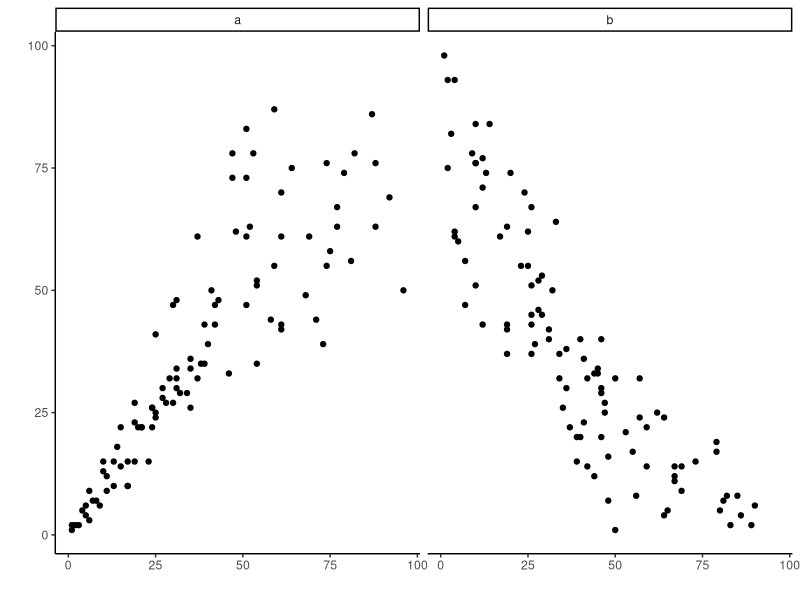

Reproduce this figure in R.
## ---- chunk 1
#| label: fig-01-generations
#| echo: false
#| out-width: 40%
#| fig-align: center
#| fig-cap: "Generations [Source.](https://www.pewresearch.org/social-trends/2019/01/17/generation-z-looks-a-lot-like-millennials-on-key-social-and-political-issues/)"

knitr::include_graphics("https://www.pewresearch.org/social-trends/wp-content/uploads/sites/3/2019/02/FT_19.01.17_generations_2019_topicArtboard-19-copy-3@2x-1.png")
## ---- chunk 2
#| label: fig-01-14-correlation
#| fig-cap: >
#|   Some examples of relationships between two variables, as shown in scatterplots.

library(tidyverse)

# Figure 1.14

# https://github.com/CrumpLab/statistics/blob/master/03-Correlation.qmd

subject_x<-1:100
chocolate_x<-round(1:100*runif(100,.5,1))
happiness_x<-round(1:100*runif(100,.5,1))
df_positive<-data.frame(subject_x,chocolate_x,happiness_x)

subject_x<-1:100
chocolate_x<-round(1:100*runif(100,.5,1))
happiness_x<-round(100:1*runif(100,.5,1))
df_negative<-data.frame(subject_x,chocolate_x,happiness_x)

# subject_x<-1:100
# chocolate_x<-round(runif(100,0,100))
# happiness_x<-round(runif(100,0,100))
# df_random<-data.frame(subject_x,chocolate_x,happiness_x)

# all_data<-rbind(df_positive,df_negative,df_random)
# all_data<-cbind(all_data,correlation=rep(c("positive","negative","random"),each=100))

all_data<-rbind(df_positive, df_negative)
all_data<-cbind(all_data,correlation=rep(c("a","b"),each=100))

ggplot(all_data,aes(x=chocolate_x, y=happiness_x))+
  geom_point()+
  theme_classic()+
  facet_wrap(~correlation)+
  xlab("")+
  ylab("")
## ---- chunk 3
#| label: fig-01-16-cross-sectional
#| fig-cap: >
#|   An example of cross-sectional research design. ([Source](https://nobaproject.com/modules/research-methods-in-developmental-psychology))
#| fig-align: center
#| out.width: NULL

# Figure 1.16 Cross-Sectional

knitr::include_graphics("https://nobaproject.com/images/shared/images/000/002/289/original.png", dpi = 270)
## ---- chunk 4
#| label: fig-01-17-longitudinal
#| fig-cap: >
#|   An example of longitudinal research design ([Source](https://nobaproject.com/modules/research-methods-in-developmental-psychology))
#| fig-align: center
#| out.width: NULL

# Figure 1.17 Longitudinal Research

knitr::include_graphics("https://nobaproject.com/images/shared/images/000/002/288/original.png", dpi = 270)
## ---- chunk 5
#| label: fig-01-18-sequential
#| fig-cap: >
#|   An example of sequential research design ([Source](https://nobaproject.com/modules/research-methods-in-developmental-psychology))
#| fig-align: center
#| out.width: NULL

# Figure 1.18 Sequential Research


knitr::include_graphics("https://nobaproject.com/images/shared/images/000/002/290/original.png", dpi = 270)
